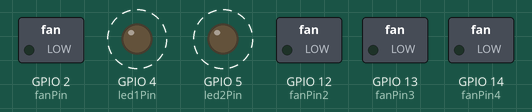
Bench run of a sketch on a simulated ESP32. Parts: switched loads named in the sketch (green lamp = pin HIGH), output pins drawn as LEDs (lit = HIGH). Dashed ring = blinking. What the sketch prints to the serial monitor is not drawn.

Above: at 0.15 s.
Timing chart, 0 to 3.0 s (numbered marks = the images above):
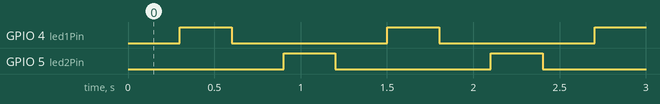

The sketch:

esp32server.ino
```cpp
#include <WiFi.h>

const char* ssid     = "DroneController - Server ESP32";
const char* password = "@jajalmao@";
WiFiServer server(80);

// Pines PWM
int fanPin    = 2;  // PWM original
int fanPin2   = 12; // Nuevo PWM
int fanPin3   = 13; // Nuevo PWM
int fanPin4   = 14; // Nuevo PWM

// Pines LED estroboscópicos
int led1Pin   = 4;
int led2Pin   = 5;

// Parpadeo
const unsigned long STROBE_INTERVAL = 300;
unsigned long previousMillis = 0;
int strobePhase = 0;

void setup() {
  Serial.begin(115200);

  // Pines de salida
  pinMode(fanPin, OUTPUT);
  pinMode(fanPin2, OUTPUT);
  pinMode(fanPin3, OUTPUT);
  pinMode(fanPin4, OUTPUT);
  pinMode(led1Pin, OUTPUT);
  pinMode(led2Pin, OUTPUT);

  WiFi.softAP(ssid, password);
  server.begin();
  Serial.print("AP IP: ");
  Serial.println(WiFi.softAPIP());
}

void loop() {
  unsigned long currentMillis = millis();

  if (currentMillis - previousMillis >= STROBE_INTERVAL) {
    previousMillis = currentMillis;
    switch (strobePhase) {
      case 0: digitalWrite(led1Pin, HIGH); digitalWrite(led2Pin, LOW); break;
      case 1: digitalWrite(led1Pin, LOW); break;
      case 2: digitalWrite(led2Pin, HIGH); break;
      case 3: digitalWrite(led2Pin, LOW); break;
    }
    strobePhase = (strobePhase + 1) % 4;
  }

  WiFiClient client = server.available();
  if (client) {
    if (client.connected()) {
      if (client.available()) {
        String line = client.readStringUntil('\n');
        int pwm = line.toInt();
        pwm = constrain(pwm, 0, 255);

        // Aplicar PWM a los 4 pines
        analogWrite(fanPin, pwm);
        analogWrite(fanPin2, pwm);
        analogWrite(fanPin3, pwm);
        analogWrite(fanPin4, pwm);
      }
    }
    client.stop();
  }
}
```

Measured:
- by itself, GPIO 4 (led1Pin), GPIO 5 (led2Pin): alternates HIGH for 0.30 s and LOW for 0.90 s
- by itself, everything shown: repeats every 1.2 s, in 4 steps
